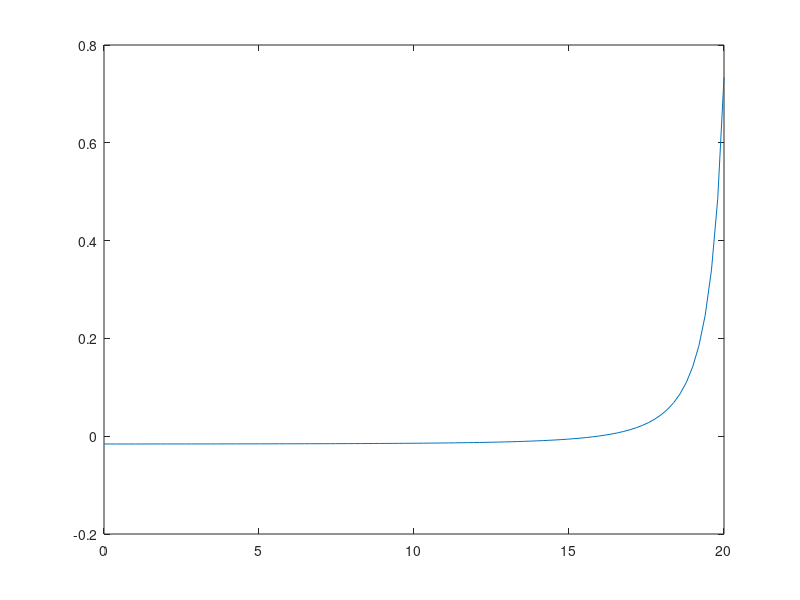

This figure's MATLAB source:
% Losada_HW_10_3
% Question 3
% Use bisection method to find Xr
c_a = 42; c_b = 28; c_c = 4; KK = 0.016;
x = linspace(0,20);
k = (c_c+x)./(((c_a-2*x).^2).*(c_b-x))-KK;
plot(x,k)
xl = min(x); xu = max(x);
i = 1;
xr = zeros(1,100);
% fz = zeros(1,100);
while(1)
    xr(i) = (xl+xu)/2;
    fz = (c_c+xr(i))/(((c_a-2*xr(i))^2)*(c_b-xr(i)))-KK;
    k = (c_c+xl)/(((c_a-2*xl)^2)*(c_b-xl))-KK;
    if fz*k > 0
        xl = xr(i);
    else
        xu = xr(i);
    end
    if fz == 0
        break
    elseif i == 100
        break
    elseif i > 1
        ea = abs((xr(i) - xr(i-1))/xr(i))*100;
        if ea <=0.5
           break            
        end
    end
    i = i+1;
end
disp(xr(i)) 
